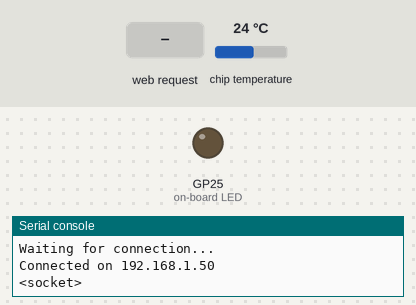
Bench run of a program on a simulated Raspberry Pi Pico running MicroPython. Shown: output pins drawn as LEDs (lit = HIGH), the last lines printed to the serial console. Inputs (shaded band) come from the test bench; at power-on: chip temperature 24 °C. WiFi joins after 1.5 s.

Above: at 3.2 s.
3.3 s: HTTP request GET /lighton? received
At 4.3 s:
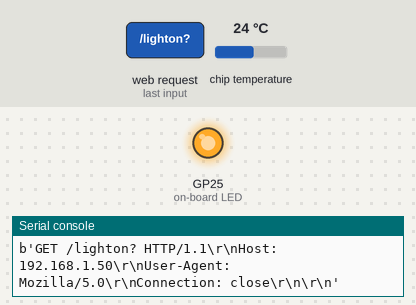
4.8 s: HTTP request GET /lightoff? received
At 5.4 s:
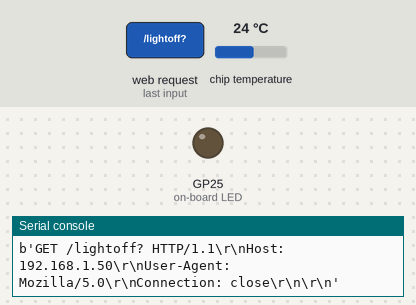
Timing chart, 0 to 7.8 s (numbered marks = the images above; inputs shaded):
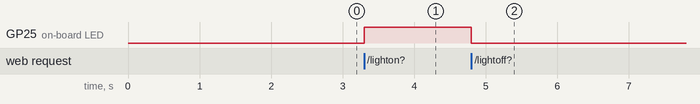

Measured:
- after the input at 3.3 s, GP25 (on-board LED): LOW → HIGH at once
- after the input at 4.8 s, GP25 (on-board LED): HIGH → LOW at once

The program:

main.py
```python
import network
import socket
from time import sleep
from picozero import pico_temp_sensor, pico_led
import machine

print('Hello World!')

ssid = 'Home'
password = ''

def connect():
    #Connect to WLAN
    wlan = network.WLAN(network.STA_IF)
    wlan.active(True)
    wlan.connect(ssid, password)
    while wlan.isconnected() == False:
        print('Waiting for connection...')
        sleep(1)
    ip = wlan.ifconfig()[0]
    print(f'Connected on {ip}')
    return ip

def open_socket(ip):
    # Open a socket
    address = (ip, 80)
    #print(address)
    connection = socket.socket()
    connection.bind(address)
    connection.listen(1)
    print(connection)
    return connection

def webpage(temperature, state):
    #Template HTML
    html = f"""
            <!DOCTYPE html>
            <html>
            <form action="./lighton">
            <input type="submit" value="Light on" />
            </form>
            <form action="./lightoff">
            <input type="submit" value="Light off" />
            </form>
            <p>LED is {state}</p>
            <p>Temperature is {temperature}</p>
            </body>
            </html>
            """
    return str(html)

def serve(connection):
    #Start a web server
    state = 'OFF'
    pico_led.off()
    temperature = 0
    while True:
        client = connection.accept()[0]
        request = client.recv(1024)
        request = str(request)
        print(request)
        try:
            request = request.split()[1]
        except IndexError:
            pass
        if request == '/lighton?':
            pico_led.on()
            state = 'ON'
        elif request =='/lightoff?':
            pico_led.off()
            state = 'OFF'
        temperature = pico_temp_sensor.temp
        html = webpage(temperature, state)
        client.send(html)
        client.close()

try:
    ip = connect()
    connection = open_socket(ip)
    serve(connection)
except KeyboardInterrupt:
    machine.reset()
```
